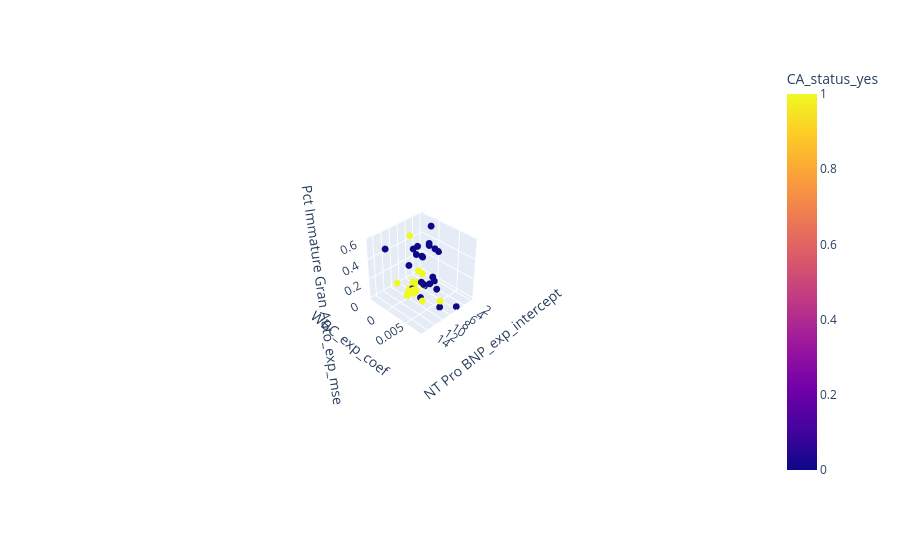

Notebook code cell kept with this figure:
### Markdown cell above
## 3D scatter

### Code cell
top3_features = X.columns[svm_set_ranks[selected_run].sorted_features.astype(int)[:3]].values
fig = px.scatter_3d(dataTable, x=top3_features[0], y=top3_features[1], z=top3_features[2],
          color=y_column_Classification)
fig.update_traces(marker_size = 4)
fig.show()

### Figure 1 — Plotly figure (JSON) as saved in the notebook; plotly's stock layout.template omitted (floating-point values rounded to 4 significant figures)
{"data": [{"hovertemplate": "NT Pro BNP_exp_intercept=%{x}<br>WBC_exp_coef=%{y}<br>Pct Immature Gran Auto_exp_mse=%{z}<br>CA_status_yes=%{marker.color}<extra></extra>", "legendgroup": "", "marker": {"color": [1, 1, 1, 1, 1, 1, 1, 1, 1, 1, 1, 1, 1, 1, 1, 1, 1, 1, 1, 1, 1, 0, 0, 0, 0, 0, 0, 0, 0, 0, 0, 0, 0, 0, 0, 0, 0, 0, 0, 0, 0, 0, 0, 0], "coloraxis": "coloraxis", "size": 4, "symbol": "circle"}, "mode": "markers", "name": "", "scene": "scene", "showlegend": false, "type": "scatter3d", "x": [6.246, 8.952, 5.996, 8.268, 9.097, 8.451, 6.775, 5.666, 8.795, 9.253, 8.463, 8.891, 10.09, 5.625, 8.067, 7.259, 9.513, 8.714, 9.234, 7.887, 6.955, 6.203, 8.342, 4.413, 3.219, 5.915, 4.078, 5.466, 2.902, 7.625, 15.06, 6.619, 8.609, 9.624, 3.301, 3.449, 5.309, 5.226, 6.463, 7.25, 1.963, 8.119, 6.348, 5.79], "y": [-0.00244, -0.0004046, -5.862e-05, -0.0002186, 0.0004037, 0.0005005, -0.00073, -0.003737, -0.0007261, -0.0006991, 0.0004083, -0.00422, -0.0001585, -0.0001598, -0.001489, -0.001304, 0.00778, 0.0003681, 0.003064, 0.0001066, -0.0001616, 0, -0.0005172, 0.0004069, 9.598e-05, -9.011e-05, -0.0001532, -1.368e-05, 0.0002356, -0.0008522, -0.0001789, 0.00429, 0.001983, -4.492e-06, 0.0006259, -0.0003154, 0.0009946, -0.00209, 0.0007371, -0.0004309, 0.0003661, 0.006474, -1.405e-05, 0.008552], "z": [0.006674, 0.02153, 0.1494, 0.02188, 0.02752, 0.03329, 0.05672, 0.4569, 0.008217, 0.01421, 0.03599, 0.01297, 0, 0.009229, 4.535e-05, 0, 0.1354, 0.01005, 0.006179, 0.0122, 0.1975, 0.3365, 0.02562, 0.01097, 0.05048, 0.3203, 0.3991, 0, 0.00162, 0.421, 0.588, 0.1003, 0, 0.3163, 0.3658, 0.5763, 0.4682, 0.3736, 0.06052, 0.3674, 0.3043, 1.233e-32, 0.0646, 3.081e-33]}], "layout": {"autosize": true, "coloraxis": {"colorbar": {"title": {"text": "CA_status_yes"}}, "colorscale": [[0, "#0d0887"], [0.1111, "#46039f"], [0.2222, "#7201a8"], [0.3333, "#9c179e"], [0.4444, "#bd3786"], [0.5556, "#d8576b"], [0.6667, "#ed7953"], [0.7778, "#fb9f3a"], [0.8889, "#fdca26"], [1, "#f0f921"]]}, "legend": {"tracegroupgap": 0}, "margin": {"t": 60}, "scene": {"aspectmode": "auto", "aspectratio": {"x": 1, "y": 1, "z": 1}, "camera": {"center": {"x": 0, "y": 0, "z": 0}, "eye": {"x": 3.907, "y": 3.907, "z": 3.907}, "projection": {"type": "perspective"}, "up": {"x": 0, "y": 0, "z": 1}}, "domain": {"x": [0, 1], "y": [0, 1]}, "xaxis": {"title": {"text": "NT Pro BNP_exp_intercept"}, "type": "linear"}, "yaxis": {"title": {"text": "WBC_exp_coef"}, "type": "linear"}, "zaxis": {"title": {"text": "Pct Immature Gran Auto_exp_mse"}, "type": "linear"}}}}
